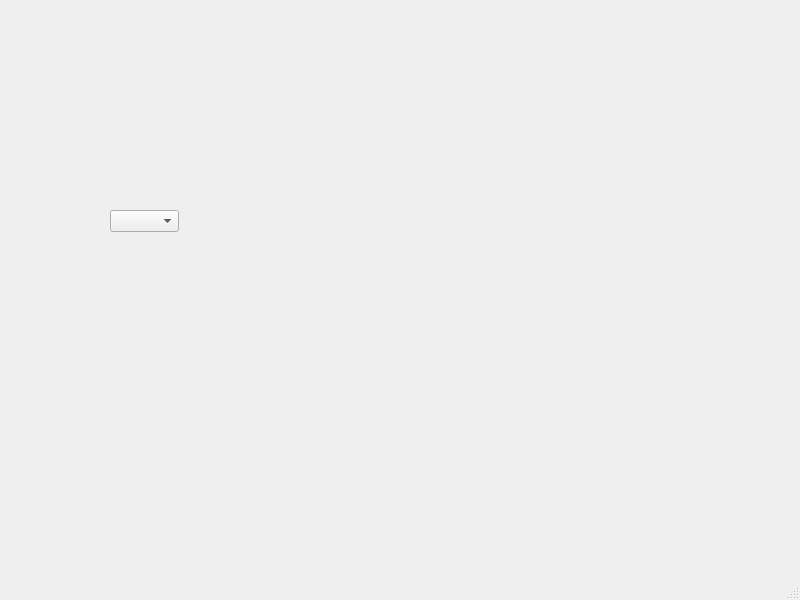
<?xml version="1.0" encoding="UTF-8"?>
<ui version="4.0">
 <class>MainWindow</class>
 <widget class="QMainWindow" name="MainWindow">
  <property name="geometry">
   <rect>
    <x>0</x>
    <y>0</y>
    <width>800</width>
    <height>600</height>
   </rect>
  </property>
  <property name="windowTitle">
   <string>MainWindow</string>
  </property>
  <widget class="QWidget" name="centralwidget">
   <widget class="QComboBox" name="comboBox">
    <property name="geometry">
     <rect>
      <x>110</x>
      <y>210</y>
      <width>69</width>
      <height>22</height>
     </rect>
    </property>
   </widget>
  </widget>
  <widget class="QMenuBar" name="menubar">
   <property name="geometry">
    <rect>
     <x>0</x>
     <y>0</y>
     <width>800</width>
     <height>21</height>
    </rect>
   </property>
  </widget>
  <widget class="QStatusBar" name="statusbar"/>
 </widget>
 <resources/>
 <connections/>
</ui>
